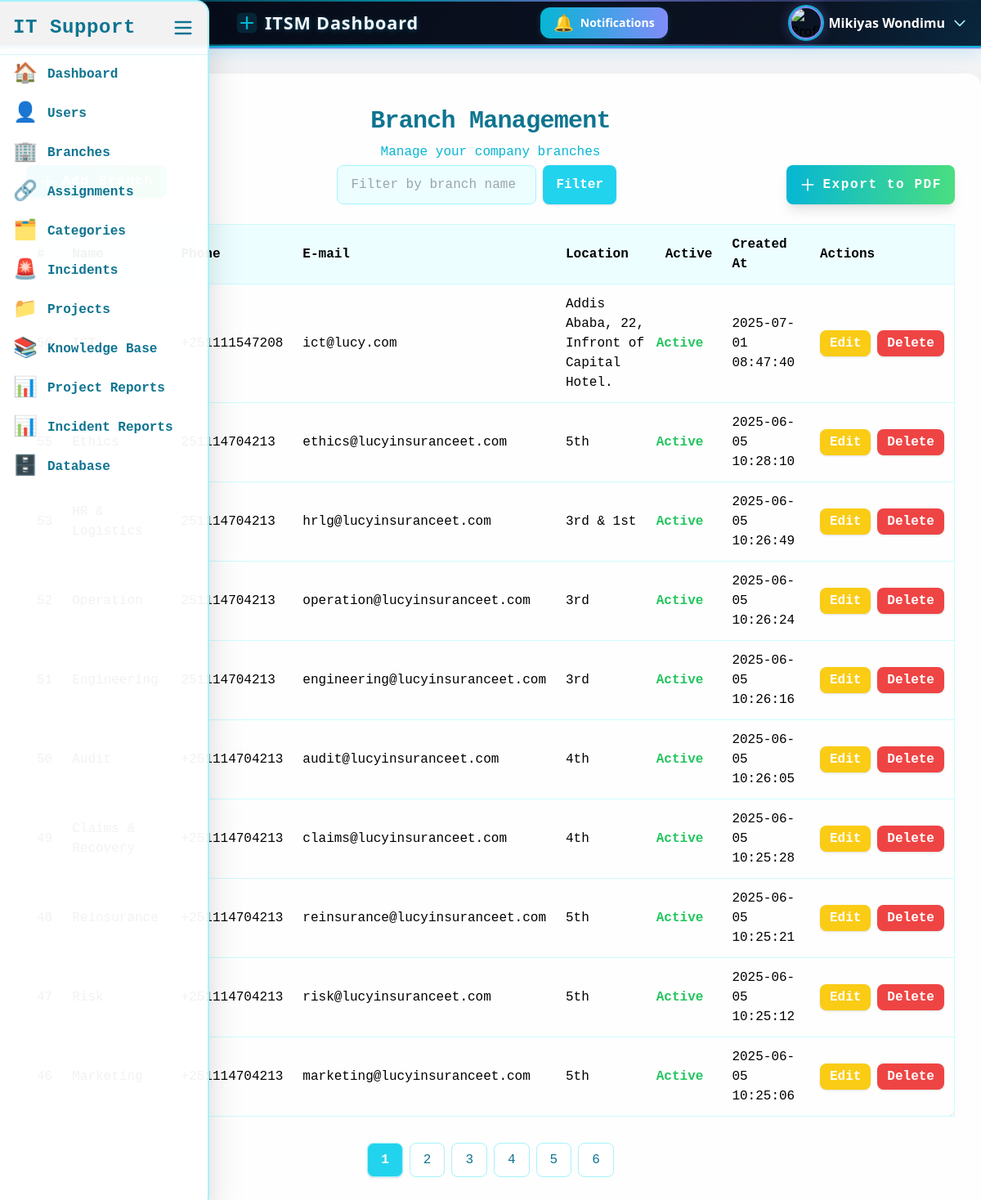
/admin/branches.php (signed in), run on the app's committed database.
### tables this page shows
CREATE TABLE `users` (
  `id` int(11) NOT NULL,
  `name` varchar(100) DEFAULT NULL,
  `email` varchar(100) DEFAULT NULL,
  `password` varchar(255) DEFAULT NULL,
  `role` enum('admin','staff','user') NOT NULL,
  `job_position` varchar(255) DEFAULT NULL,
  `created_at` timestamp NOT NULL DEFAULT current_timestamp(),
  `force_password_change` tinyint(1) DEFAULT 1,
  `branch_id` int(11) DEFAULT NULL,
  `profile_picture` varchar(255) DEFAULT NULL,
  `is_active` tinyint(1) NOT NULL DEFAULT 1
);

CREATE TABLE `branches` (
  `id` int(11) NOT NULL,
  `name` varchar(100) NOT NULL,
  `phone` varchar(100) DEFAULT NULL,
  `email` varchar(100) DEFAULT NULL,
  `location` varchar(255) DEFAULT NULL,
  `created_at` timestamp NOT NULL DEFAULT current_timestamp(),
  `is_active` tinyint(1) NOT NULL DEFAULT 1
);

### admin/branches.php (the view, shortened to what this page needs)
<?php
require_once '../config/db.php';
$limit = 10;
$page = $_GET['page'] ?? 1;
$offset = ($page - 1) * $limit;
$stmt = $pdo->prepare("SELECT * FROM branches ORDER BY created_at DESC LIMIT :limit OFFSET :offset");
$stmt->bindValue(':limit', $limit, PDO::PARAM_INT);
$stmt->bindValue(':offset', $offset, PDO::PARAM_INT);
$stmt->execute();
$branches = $stmt->fetchAll();
?>
<!DOCTYPE html>
<html lang="en">
<head>
  <script src="https://cdn.tailwindcss.com"></script>
</head>
<body class="bg-gray-100">
    <?php include '../includes/sidebar.php'; ?>
    <?php include '../header.php'; ?>
  <div class="max-w-7xl ms-auto bg-white bg-opacity-95 rounded-2xl shadow-2xl px-8 py-10 fade-in tech-border glow mt-8">
    <h1 class="text-3xl font-extrabold text-center text-cyan-700 mb-2 tracking-tight font-mono">Branch Management</h1>
    <p class="text-center text-cyan-500 mb-1 font-mono">Manage your company branches</p>
      <div class="flex justify-between align-center">
        <div class="mb-8 flex justify-end">
          <button id="open-branch-modal"
            class="flex items-center gap-2 px-4 py-2 bg-gradient-to-r from-cyan-500 to-green-400 hover:from-green-400 hover:to-cyan-500 text-white font-bold rounded-lg shadow-lg transition duration-300 font-mono tracking-widest">
          </button>
        </div>
          <form method="GET" class="mb-6 flex justify-end gap-2 font-mono">
            <input
              type="text"
              name="filter_name"
              value="<?= isset($_GET['filter_name']) ? htmlspecialchars($_GET['filter_name']) : '' ?>"
              placeholder="Filter by branch name"
              class="px-4 py-2 rounded-lg border border-cyan-200 bg-cyan-50 text-cyan-900 focus:ring-2 focus:ring-cyan-300 focus:outline-none transition duration-200"
              autocomplete="off"
            >
            <button
              type="submit"
              class="px-4 py-2 bg-cyan-400 hover:bg-cyan-500 text-white font-bold rounded-lg shadow transition"
            >Filter</button>
          </form>
          <?php
            $where = '';
            $stmt = $pdo->prepare("SELECT * FROM branches $where ORDER BY created_at DESC LIMIT :limit OFFSET :offset");
            $stmt->bindValue(':limit', $limit, PDO::PARAM_INT);
            $stmt->bindValue(':offset', $offset, PDO::PARAM_INT);
            $stmt->execute();
            $branches = $stmt->fetchAll();
            $countStmt = $pdo->prepare("SELECT COUNT(*) FROM branches $where");
            $countStmt->execute();
            $total = $countStmt->fetchColumn();
            $totalPages = ceil($total / $limit);
          ?>
        <div class="mb-6 flex justify-end">
        <button id="export-pdf-btn"
        class="flex items-center gap-2 px-4 py-2 bg-gradient-to-r from-cyan-500 to-green-400 hover:from-green-400 hover:to-cyan-500 text-white font-bold rounded-lg shadow-lg transition duration-300 font-mono tracking-widest">
        <svg xmlns="http://www.w3.org/2000/svg" class="h-5 w-5" fill="none" viewBox="0 0 24 24" stroke="currentColor">
        <path stroke-linecap="round" stroke-linejoin="round" stroke-width="2" d="M12 4v16m8-8H4" />
        </svg>
        Export to PDF
        </button>
        </div>
      </div>
    <div class="overflow-x-auto">
      <table class="w-full text-left border border-cyan-100 rounded-xl shadow font-mono">
        <thead class="bg-cyan-50">
          <tr>
            <th class="p-3">#</th>
            <th class="p-3">Name</th>
            <th class="p-3">Phone</th>
            <th class="p-3">E-mail</th>
            <th class="p-3">Location</th>
            <th class="p-3">Active</th>
            <th class="p-3">Created At</th>
            <th class="p-3">Actions</th>
          </tr>
        </thead>
        <tbody>
          <?php foreach ($branches as $branch): ?>
            <tr class="border-t border-cyan-100 hover:bg-cyan-50 transition">
              <td class="p-3"><?= htmlspecialchars($branch['id']) ?></td>
              <td class="p-3"><?= htmlspecialchars($branch['name']) ?></td>
              <td class="p-3"><?= htmlspecialchars($branch['phone']) ?></td>
              <td class="p-3"><?= htmlspecialchars($branch['email']) ?></td>
              <td class="p-3"><?= htmlspecialchars($branch['location']) ?></td>
              <?php
              if ($branch['is_active'] == 1) {
                $active = true;
                $activeStyle= 'text-green-500 font-bold rounded-full';
              } else {
                $active = false;
                $activeStyle= 'text-red-500 rounded-full';
              }
              ?>
              <td class="<?= $activeStyle ?>">
                <span><?= htmlspecialchars($active ? 'Active' : 'Inactive') ?></span>
              </td>
              <td class="p-3"><?= htmlspecialchars($branch['created_at']) ?></td>
              <td class="p-3">
                <div class="flex gap-2">
                  <a href="edit_branch.php?id=<?= $branch['id'] ?>"
                    class="bg-yellow-400 hover:bg-yellow-500 text-white px-3 py-1 rounded-lg font-semibold shadow transition">Edit</a>
                  <form action="handlers/delete_branch.php" method="POST" class="inline-block">
                    <button type="submit"
                      class="bg-red-500 hover:bg-red-600 text-white px-3 py-1 rounded-lg font-semibold shadow transition"
                      onclick="return confirm('Are you sure?')">Delete</button>
                  </form>
                </div>
              </td>
            </tr>
          <?php endforeach; ?>
        </tbody>
      </table>
    </div>
    <div class="mt-8 flex justify-center gap-2 font-mono">
      <?php for ($i = 1; $i <= $totalPages; $i++): ?>
        <a href="?page=<?= $i ?>"
          class="px-4 py-2 rounded-lg border border-cyan-200 <?= $i == $page ? 'bg-cyan-400 text-white font-bold shadow' : 'bg-white text-cyan-700 hover:bg-cyan-50' ?> transition">
          <?= $i ?>
        </a>
      <?php endfor; ?>
    </div>
  </div>
</body>
</html>

### header.php (shortened to what this page needs)
<?php
include 'config/db.php';
$user_id = $_SESSION['user_id'];
$stmt = $pdo->prepare("SELECT * FROM users WHERE id = ?");
$stmt->execute([$user_id]);
$user = $stmt->fetch(PDO::FETCH_ASSOC);
if (isset($user['profile_picture']) && !empty($user['profile_picture'])) {
  $user['profile_image'] = '../uploads/' . $user['profile_picture'];
} else {
  $user['profile_image'] = '../uploads/default_avatar.png';
}
?>
<header id="header" class="header-animated-bg shadow-md px-4 pl-72 flex justify-between items-center relative overflow-visible" style="min-height:54px;height:58px;">
  <h1 class="header-title">
    <svg width="28" height="28" fill="none" viewBox="0 0 32 32">
      <rect x="2" y="2" width="28" height="28" rx="6" fill="#06b6d4" opacity="0.15"/>
      <path d="M8 16h16M16 8v16" stroke="#06b6d4" stroke-width="2.5" stroke-linecap="round"/>
    </svg>
    ITSM Dashboard
  </h1>
  <div class="relative inline-block text-left">
    <button id="notifBtn" class="relative flex items-center gap-2 px-4 py-1 text-sm tech-btn shadow-lg focus:outline-none transition-all duration-300" style="min-height:36px;height:38px;">
      <span id="notifBell" class="text-xl notif-pulse transition-transform duration-300">🔔</span>
      <span class="hidden md:inline">Notifications</span>
    </button>
  </div>
  <div class="relative inline-block text-left">
    <button id="profileDropdownBtn" class="flex items-center gap-2 focus:outline-none group">
      <img src="<?= $user['profile_image'] ?>" alt="Profile" class="w-10 h-10 rounded-full object-cover profile-glow transition-all duration-300">
      <span class="md:inline text-white text-base font-semibold group-hover:text-cyan-200 transition-colors"><?= htmlspecialchars($user['name'] ?? 'Profile') ?></span>
      <svg class="w-5 h-5 text-cyan-200 group-hover:text-cyan-400 transition-colors" fill="none" stroke="currentColor" viewBox="0 0 24 24">
        <path stroke-linecap="round" stroke-linejoin="round" stroke-width="2" d="M19 9l-7 7-7-7" />
      </svg>
    </button>
  </div>
</header>

### data on the page
users: name "Mikiyas Wondimu"
branches: phone "+251111547208", email "ict@lucy.com", location "Addis Ababa, 22, Infront of Capital Hotel.", is_active "Active", created_at "2025-07-01 08:47:40"
branches: phone "251114704213", email "ethics@lucyinsuranceet.com", location "5th", is_active "Active", created_at "2025-06-05 10:28:10"
branches: phone "251114704213", email "hrlg@lucyinsuranceet.com", location "3rd & 1st", is_active "Active", created_at "2025-06-05 10:26:49"
branches: phone "251114704213", email "operation@lucyinsuranceet.com", location "3rd", is_active "Active", created_at "2025-06-05 10:26:24"
branches: phone "251114704213", email "engineering@lucyinsuranceet.com", location "3rd", is_active "Active", created_at "2025-06-05 10:26:16"
branches: phone "+251114704213", email "audit@lucyinsuranceet.com", location "4th", is_active "Active", created_at "2025-06-05 10:26:05"
branches: phone "+251114704213", email "claims@lucyinsuranceet.com", location "4th", is_active "Active", created_at "2025-06-05 10:25:28"
branches: phone "+251114704213", email "reinsurance@lucyinsuranceet.com", location "5th", is_active "Active", created_at "2025-06-05 10:25:21"
branches: phone "+251114704213", email "risk@lucyinsuranceet.com", location "5th", is_active "Active", created_at "2025-06-05 10:25:12"
branches: phone "+251114704213", email "marketing@lucyinsuranceet.com", location "5th", is_active "Active", created_at "2025-06-05 10:25:06"
